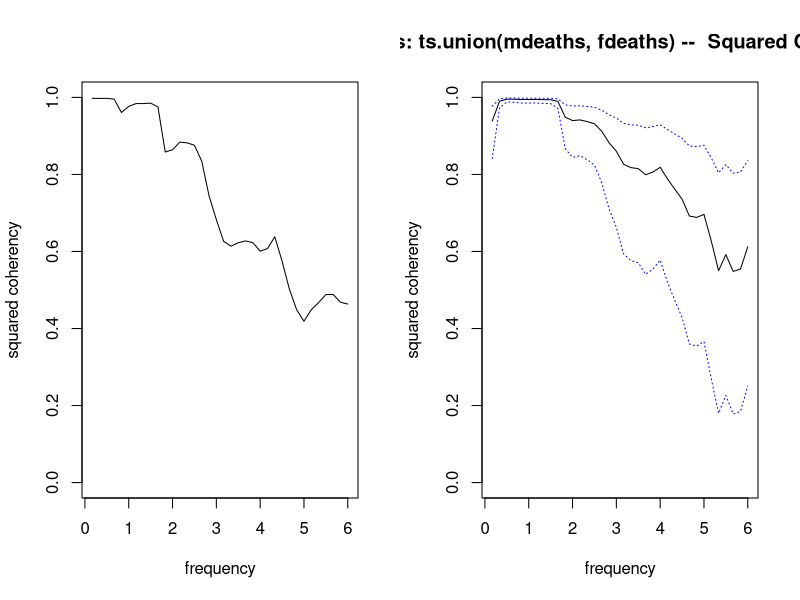

Recreate this plot in R. (Note: this script raises an error after producing the figure.)
## ---- chunk 1
coherence1d = function(x, spans){ # let x be union of time series eg ts.union(mdeaths, fdeaths)
  # spans is a like smoothing parameter 
  xfreq = frequency(x)
  nser = ncol(x)
  N = nrow(x)
  kernel = kernel("modified.daniell", spans%/%2)
  Nspec = floor(N/2)
  freq = seq.int(from = xfreq/N, by = xfreq/N, length.out = Nspec)
  xfft = mvfft(x)
  pgram = array(NA, dim = c(N, nser, nser))
  for (i in 1:nser){
    for (j in 1:nser){
      pgram[,i,j] = xfft[,i]*Conj(xfft[,j])/(N*xfreq)
      #pgram[1, i, j] <- 0.5 * (pgram[2, i, j] + pgram[N, 
                #i, j])
    }
  }
  for (i in 1:nser){
    for (j in 1:nser){
      pgram[,i,j] = kernapply(pgram[,i,j],kernel, circular = T)
    }
  }
  pgram <- pgram[2:(Nspec + 1), , , drop = FALSE]
  spec = matrix(NA, nrow = Nspec, ncol = nser)
  for (i in 1:nser){
    spec[,i] = Re(pgram[1:Nspec,i,i])
  }
  print(dim(pgram))
  coh = matrix(NA, nrow = Nspec, ncol = nser*(nser-1)/2) # nser choose 2
  for (i in 1:(nser-1)){
    for (j in (i+1):nser){
      coh[, i + (j - 1) * (j - 2)/2] = Mod(pgram[,i, j])^2/(spec[, i] * spec[, j])
    }
  }
  return(list(freq,coh))
}

par(mfrow = c(1,2))
p = coherence1d(ts.union(mdeaths,fdeaths), spans = 8)
plot(p[[1]], p[[2]]^2, xlab = 'frequency', ylab = 'squared coherency', type = 'l', ylim = c(0,1))

# Comparison to native method
mfdeaths.spc = spec.pgram(ts.union(mdeaths, fdeaths), spans = 8, plot = F)
plot(mfdeaths.spc, plot.type = "coherency")

# Looks similar - diff because I did not include some other parameters like detrend/taper?
## ---- chunk 2
# now x and z are MATRICES. start with nxn temporarily assume only one observation of the spatial series
coherence2d = function(x,z, n, spans){ # assume nrow(xi) = ncol(xi), for all i where xi is ith realization of x
  kernel = kernel("modified.daniell", spans%/%2)
  xfft = fft(x)
  zfft = fft(z)
  pgram = array(NA, dim = c(n, n, 2, 2))
  for (i in 1:2){ # x or z
    if (i == 1){
      x1 = xfft
    }
    else{
      x1 = zfft
    }
    for (j in 1:2){ # x or z
      if (j == 1){
        x2 = xfft
      }
      else{
        x2 = zfft
      }
      for (l in 1:n){ # row of grid
        for (k in 1:n){ # column
          pgram[l,k,i,j] = x1[l,k]*Conj(x2[l,k])/n^2 #/HELP (N*xfreq) # denominator is number of replications of series
        }
      }
    }
  }
  for (i in 1:2){
    for (j in 1:2){
      pgram[,,i,j] = kernapply(pgram[,,i,j],kernel, circular = T) # should take in a matrix
    }
  }
  #pgram <- pgram[2:(Nspec + 1), , , drop = FALSE] # removed this line for now
  spec = array(NA, dim = c(n,n,2))#nrow = n, ncol = nser)
  for (i in 1:2){
    spec[,,i] = Re(pgram[1:n,1:n,i,i])
  }
  coh = Mod(pgram[,,1, 2])^2/(spec[, ,1] * spec[, ,2])
  return(coh)
}
## ---- chunk 3
# Reusing simulation code from Reich's paper
n1    <- 40  # n1xn1 grid
n     <- n1^2 # n locations
lam   <- 0.95  
bX    <- 0.5
bZ    <- 0.5
sigma <- 0.25
sigx  <- sqrt(1.7)
sigz  <- sqrt(1.0)
bw = 1
bXZ = 1

# Define rook neighborhood structure 
s     <- expand.grid(1:n1,1:n1)
A     <- rdist(s)==1 # adjacency
R     <- diag(rowSums(A))-A # precision of ICAR
E     <- eigen(R) # eigen component
G     <- E$vec
D     <- E$val
W     <- exp(-(rdist(s)/bw)^2)
W     <- sweep(W,1,rowSums(W),"/")
nsims = 100
outXstar <- c()
outZstar <- c()
outcor <- c()
for(sim in 1:nsims){
    set.seed(sim)
    w    <- 1/sqrt(1-lam+lam*D)
    X    <- sigx*G%*%rnorm(n,0,w) # simulate X from Leroux CAR model
    Z    <- bXZ*W%*%X + sigz*G%*%rnorm(n,0,w)
    Y    <- bX*X + bZ*Z + rnorm(n,0,sigma)
    
    # assume same adjacency structure and project all variables 
    # into the spectral domain using graph Fourier transform
    Xstar <- t(G)%*%X
    Zstar <- t(G)%*%Z
    outXstar <- cbind(outXstar,Xstar)
    outZstar <- cbind(outZstar,Zstar)
    outcor  <- c(outcor,cor(X,Z))
  }
  corest_design <- unlist(lapply(1:n,function(i) cor(outXstar[i,],outZstar[i,])))

  # since not yet accomodating more than one realization use the last replicate
p = coherence2d(matrix(X, nrow = n1, ncol = n1, byrow = F), matrix(Z, nrow = n1, ncol = n1, byrow = F), 
                n = 40, spans = 5)
filled.contour(1:40,1:40,p, nlevels = 10)
filled.contour(1:40, 1:40, matrix(corest_design, nrow = 40, ncol = 40, byrow = T))
